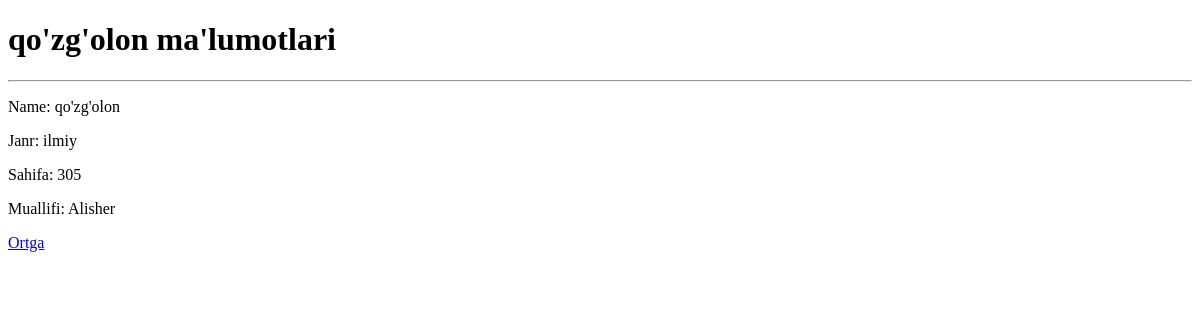
Page /kitob/4/ on the earlier database version.
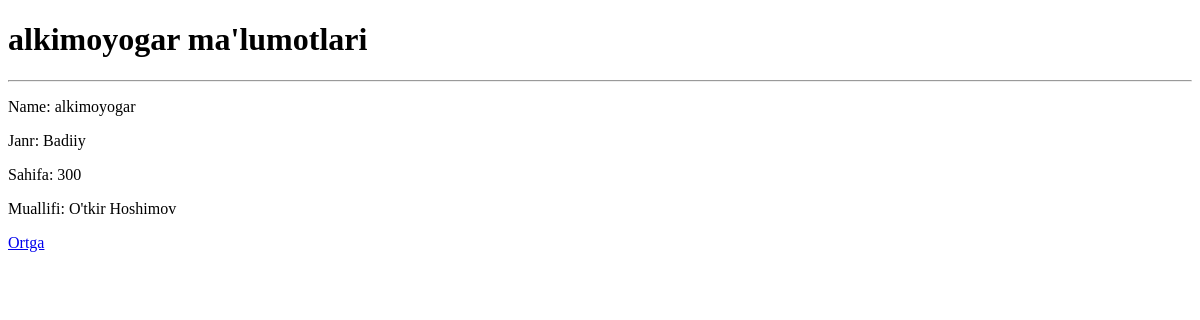
Same page on the later database version.
### main/models.py (models this page shows, shortened)
class Kitob(models.Model):
    nom = models.CharField(max_length=255)
    janr = models.CharField(max_length=255)
    sahifa = models.PositiveIntegerField()
    muallif = models.ForeignKey(Muallif, on_delete = models.CASCADE,)
    class Meta:
        verbose_name = 'Kitob'
        verbose_name_plural = 'Kitoblar'

class Muallif(models.Model):
    ism = models.CharField(max_length=255)
    jins = models.CharField(max_length=255, choices=(('erkak','erkak'),('ayol','ayol')))
    tugilgan_sana = models.DateTimeField()
    kitob_soni = models.PositiveIntegerField()
    tirik = models.BooleanField(default=True)
    def __str__(self):
        return self.ism
    class Meta:
        verbose_name = 'Muallif'
        verbose_name_plural = 'Mualliflar'

### main/views.py (the view)
# urls.py: path("kitob/<int:kitob_id>/",tanlangan_kitob_view, name="tanlangan_kitob"),
def tanlangan_kitob_view(request, kitob_id):
    kitob = Kitob.objects.get(id=kitob_id)
    context = {
        'kitob':kitob,
    }
    return render(request,"tanlangan-kitob.html", context=context)

### templates/tanlangan-kitob.html (shortened to what this page needs)
<!DOCTYPE html>
<html lang="en">
<head>
</head>
<body>
    <h1>{{kitob.nom}} ma'lumotlari</h1>
    <hr>
    <p>Name: {{kitob.nom}}</p>
    <p>Janr: {{kitob.janr}}</p>
    <p>Sahifa: {{kitob.sahifa}}</p>
    <p>Muallifi: {{kitob.muallif}}</p>
    <a href="/kitob">Ortga</a>
</body>
</html>

Differences in the rows shown:
changed Kitob: nom "qo'zg'olon" → "alkimoyogar"; janr "ilmiy" → "Badiiy"; sahifa "305" → "300"; muallif "Alisher" → "O'tkir Hoshimov"
